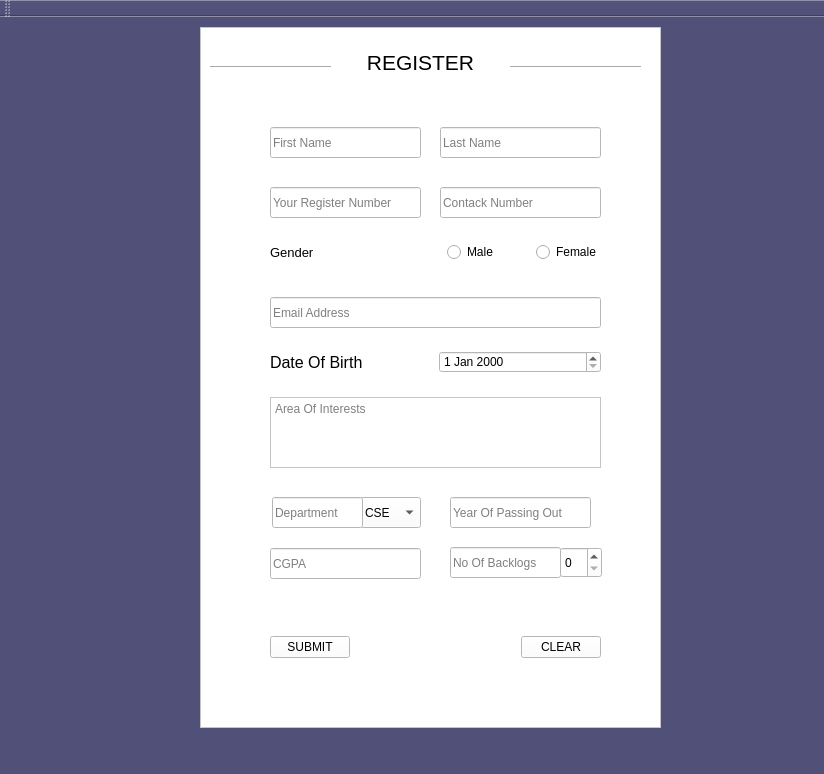
<?xml version="1.0" encoding="UTF-8"?>
<ui version="4.0">
 <class>MainWindow</class>
 <widget class="QMainWindow" name="MainWindow">
  <property name="geometry">
   <rect>
    <x>0</x>
    <y>0</y>
    <width>824</width>
    <height>774</height>
   </rect>
  </property>
  <property name="windowTitle">
   <string>MainWindow</string>
  </property>
  <property name="styleSheet">
   <string notr="true">background-color:rgb(80, 80, 120);</string>
  </property>
  <widget class="QWidget" name="centralwidget">
   <widget class="QFrame" name="frame">
    <property name="geometry">
     <rect>
      <x>200</x>
      <y>10</y>
      <width>461</width>
      <height>701</height>
     </rect>
    </property>
    <property name="styleSheet">
     <string notr="true">background-color:rgb(255, 255, 255);</string>
    </property>
    <property name="frameShape">
     <enum>QFrame::StyledPanel</enum>
    </property>
    <property name="frameShadow">
     <enum>QFrame::Raised</enum>
    </property>
    <widget class="QLabel" name="label">
     <property name="geometry">
      <rect>
       <x>150</x>
       <y>20</y>
       <width>141</width>
       <height>31</height>
      </rect>
     </property>
     <property name="text">
      <string>&lt;html&gt;&lt;head/&gt;&lt;body&gt;&lt;p&gt;&lt;span style=&quot; font-size:16pt;&quot;&gt;REGISTER&lt;/span&gt;&lt;/p&gt;&lt;/body&gt;&lt;/html&gt;</string>
     </property>
     <property name="alignment">
      <set>Qt::AlignCenter</set>
     </property>
    </widget>
    <widget class="Line" name="line">
     <property name="geometry">
      <rect>
       <x>310</x>
       <y>30</y>
       <width>131</width>
       <height>21</height>
      </rect>
     </property>
     <property name="font">
      <font>
       <pointsize>36</pointsize>
       <weight>75</weight>
       <bold>true</bold>
      </font>
     </property>
     <property name="orientation">
      <enum>Qt::Horizontal</enum>
     </property>
    </widget>
    <widget class="Line" name="line_2">
     <property name="geometry">
      <rect>
       <x>10</x>
       <y>30</y>
       <width>121</width>
       <height>21</height>
      </rect>
     </property>
     <property name="font">
      <font>
       <pointsize>36</pointsize>
       <weight>75</weight>
       <bold>true</bold>
      </font>
     </property>
     <property name="orientation">
      <enum>Qt::Horizontal</enum>
     </property>
    </widget>
    <widget class="QLineEdit" name="first">
     <property name="geometry">
      <rect>
       <x>70</x>
       <y>100</y>
       <width>151</width>
       <height>31</height>
      </rect>
     </property>
     <property name="placeholderText">
      <string>First Name</string>
     </property>
    </widget>
    <widget class="QLineEdit" name="lastname">
     <property name="geometry">
      <rect>
       <x>240</x>
       <y>100</y>
       <width>161</width>
       <height>31</height>
      </rect>
     </property>
     <property name="placeholderText">
      <string>Last Name</string>
     </property>
    </widget>
    <widget class="QLineEdit" name="regno">
     <property name="geometry">
      <rect>
       <x>70</x>
       <y>160</y>
       <width>151</width>
       <height>31</height>
      </rect>
     </property>
     <property name="inputMask">
      <string>999999999999</string>
     </property>
     <property name="placeholderText">
      <string>Your Register Number</string>
     </property>
    </widget>
    <widget class="QLineEdit" name="email">
     <property name="geometry">
      <rect>
       <x>70</x>
       <y>270</y>
       <width>331</width>
       <height>31</height>
      </rect>
     </property>
     <property name="inputMask">
      <string/>
     </property>
     <property name="placeholderText">
      <string>Email Address</string>
     </property>
    </widget>
    <widget class="QTextEdit" name="interests">
     <property name="geometry">
      <rect>
       <x>70</x>
       <y>370</y>
       <width>331</width>
       <height>71</height>
      </rect>
     </property>
     <property name="placeholderText">
      <string>Area Of Interests</string>
     </property>
    </widget>
    <widget class="QLineEdit" name="year">
     <property name="geometry">
      <rect>
       <x>250</x>
       <y>470</y>
       <width>141</width>
       <height>31</height>
      </rect>
     </property>
     <property name="text">
      <string/>
     </property>
     <property name="placeholderText">
      <string>Year Of Passing Out</string>
     </property>
    </widget>
    <widget class="QLineEdit" name="backlogs">
     <property name="geometry">
      <rect>
       <x>250</x>
       <y>520</y>
       <width>111</width>
       <height>31</height>
      </rect>
     </property>
     <property name="placeholderText">
      <string>No Of Backlogs</string>
     </property>
    </widget>
    <widget class="QLineEdit" name="pnumber">
     <property name="geometry">
      <rect>
       <x>240</x>
       <y>160</y>
       <width>161</width>
       <height>31</height>
      </rect>
     </property>
     <property name="inputMask">
      <string>9999999999</string>
     </property>
     <property name="placeholderText">
      <string>Contack Number</string>
     </property>
    </widget>
    <widget class="QSpinBox" name="baclog">
     <property name="geometry">
      <rect>
       <x>360</x>
       <y>520</y>
       <width>42</width>
       <height>31</height>
      </rect>
     </property>
     <property name="maximum">
      <number>3</number>
     </property>
    </widget>
    <widget class="QComboBox" name="comboBox">
     <property name="geometry">
      <rect>
       <x>160</x>
       <y>470</y>
       <width>61</width>
       <height>31</height>
      </rect>
     </property>
     <item>
      <property name="text">
       <string>CSE</string>
      </property>
     </item>
     <item>
      <property name="text">
       <string>IT</string>
      </property>
     </item>
     <item>
      <property name="text">
       <string>ECE</string>
      </property>
     </item>
    </widget>
    <widget class="QLineEdit" name="lineEdit">
     <property name="geometry">
      <rect>
       <x>72</x>
       <y>470</y>
       <width>91</width>
       <height>31</height>
      </rect>
     </property>
     <property name="readOnly">
      <bool>true</bool>
     </property>
     <property name="placeholderText">
      <string>Department</string>
     </property>
    </widget>
    <widget class="QLineEdit" name="cgpa">
     <property name="geometry">
      <rect>
       <x>70</x>
       <y>521</y>
       <width>151</width>
       <height>31</height>
      </rect>
     </property>
     <property name="placeholderText">
      <string>CGPA</string>
     </property>
    </widget>
    <widget class="QWidget" name="layoutWidget">
     <property name="geometry">
      <rect>
       <x>70</x>
       <y>320</y>
       <width>331</width>
       <height>31</height>
      </rect>
     </property>
     <layout class="QHBoxLayout" name="horizontalLayout_3">
      <item>
       <widget class="QLabel" name="label_3">
        <property name="text">
         <string>&lt;html&gt;&lt;head/&gt;&lt;body&gt;&lt;p&gt;&lt;span style=&quot; font-size:12pt;&quot;&gt;Date Of Birth&lt;/span&gt;&lt;/p&gt;&lt;/body&gt;&lt;/html&gt;</string>
        </property>
       </widget>
      </item>
      <item>
       <widget class="QDateEdit" name="dateEdit"/>
      </item>
     </layout>
    </widget>
    <widget class="QWidget" name="layoutWidget">
     <property name="geometry">
      <rect>
       <x>70</x>
       <y>210</y>
       <width>331</width>
       <height>31</height>
      </rect>
     </property>
     <layout class="QHBoxLayout" name="horizontalLayout">
      <item>
       <widget class="QLabel" name="label_2">
        <property name="text">
         <string>&lt;html&gt;&lt;head/&gt;&lt;body&gt;&lt;p&gt;&lt;span style=&quot; font-size:10pt;&quot;&gt;Gender&lt;/span&gt;&lt;/p&gt;&lt;/body&gt;&lt;/html&gt;</string>
        </property>
       </widget>
      </item>
      <item>
       <spacer name="horizontalSpacer">
        <property name="orientation">
         <enum>Qt::Horizontal</enum>
        </property>
        <property name="sizeHint" stdset="0">
         <size>
          <width>40</width>
          <height>20</height>
         </size>
        </property>
       </spacer>
      </item>
      <item>
       <spacer name="horizontalSpacer_3">
        <property name="orientation">
         <enum>Qt::Horizontal</enum>
        </property>
        <property name="sizeHint" stdset="0">
         <size>
          <width>40</width>
          <height>20</height>
         </size>
        </property>
       </spacer>
      </item>
      <item>
       <spacer name="horizontalSpacer_5">
        <property name="orientation">
         <enum>Qt::Horizontal</enum>
        </property>
        <property name="sizeHint" stdset="0">
         <size>
          <width>40</width>
          <height>20</height>
         </size>
        </property>
       </spacer>
      </item>
      <item>
       <spacer name="horizontalSpacer_4">
        <property name="orientation">
         <enum>Qt::Horizontal</enum>
        </property>
        <property name="sizeHint" stdset="0">
         <size>
          <width>40</width>
          <height>20</height>
         </size>
        </property>
       </spacer>
      </item>
      <item>
       <widget class="QRadioButton" name="radioButton">
        <property name="text">
         <string>Male</string>
        </property>
        <attribute name="buttonGroup">
         <string notr="true">buttonGroup</string>
        </attribute>
       </widget>
      </item>
      <item>
       <spacer name="horizontalSpacer_2">
        <property name="orientation">
         <enum>Qt::Horizontal</enum>
        </property>
        <property name="sizeHint" stdset="0">
         <size>
          <width>40</width>
          <height>20</height>
         </size>
        </property>
       </spacer>
      </item>
      <item>
       <widget class="QRadioButton" name="radioButton_2">
        <property name="text">
         <string>Female</string>
        </property>
        <attribute name="buttonGroup">
         <string notr="true">buttonGroup</string>
        </attribute>
       </widget>
      </item>
     </layout>
    </widget>
    <widget class="QWidget" name="layoutWidget">
     <property name="geometry">
      <rect>
       <x>70</x>
       <y>600</y>
       <width>331</width>
       <height>41</height>
      </rect>
     </property>
     <layout class="QHBoxLayout" name="horizontalLayout_6">
      <item>
       <widget class="QPushButton" name="pushButton">
        <property name="text">
         <string>SUBMIT</string>
        </property>
       </widget>
      </item>
      <item>
       <spacer name="horizontalSpacer_16">
        <property name="orientation">
         <enum>Qt::Horizontal</enum>
        </property>
        <property name="sizeHint" stdset="0">
         <size>
          <width>40</width>
          <height>20</height>
         </size>
        </property>
       </spacer>
      </item>
      <item>
       <widget class="QPushButton" name="pushButton_2">
        <property name="text">
         <string>CLEAR</string>
        </property>
       </widget>
      </item>
     </layout>
    </widget>
   </widget>
  </widget>
  <widget class="QMenuBar" name="menubar">
   <property name="geometry">
    <rect>
     <x>0</x>
     <y>0</y>
     <width>824</width>
     <height>26</height>
    </rect>
   </property>
  </widget>
  <widget class="QStatusBar" name="statusbar"/>
  <widget class="QToolBar" name="toolBar">
   <property name="windowTitle">
    <string>toolBar</string>
   </property>
   <attribute name="toolBarArea">
    <enum>TopToolBarArea</enum>
   </attribute>
   <attribute name="toolBarBreak">
    <bool>false</bool>
   </attribute>
  </widget>
 </widget>
 <resources/>
 <connections/>
 <buttongroups>
  <buttongroup name="buttonGroup"/>
 </buttongroups>
</ui>
